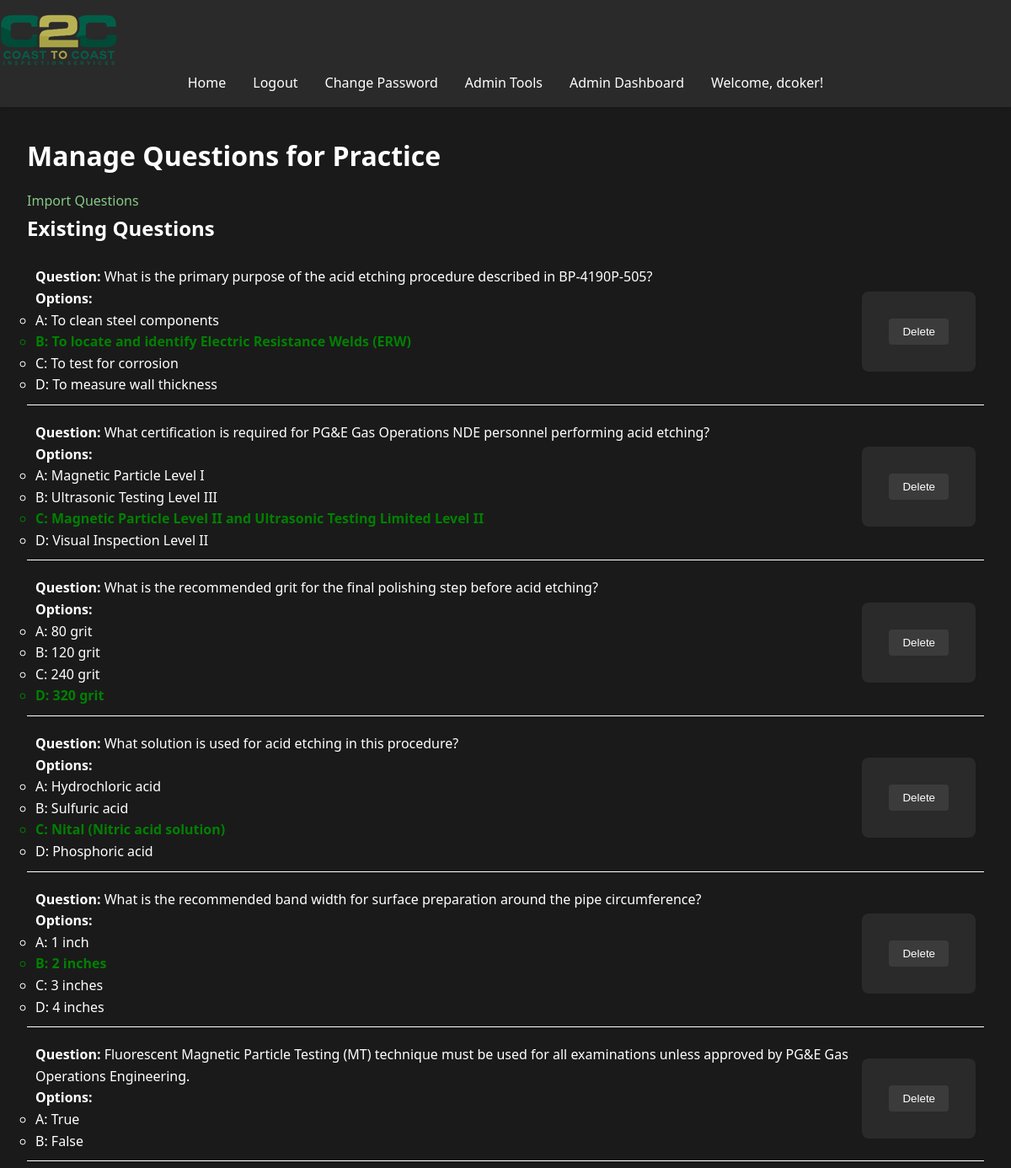
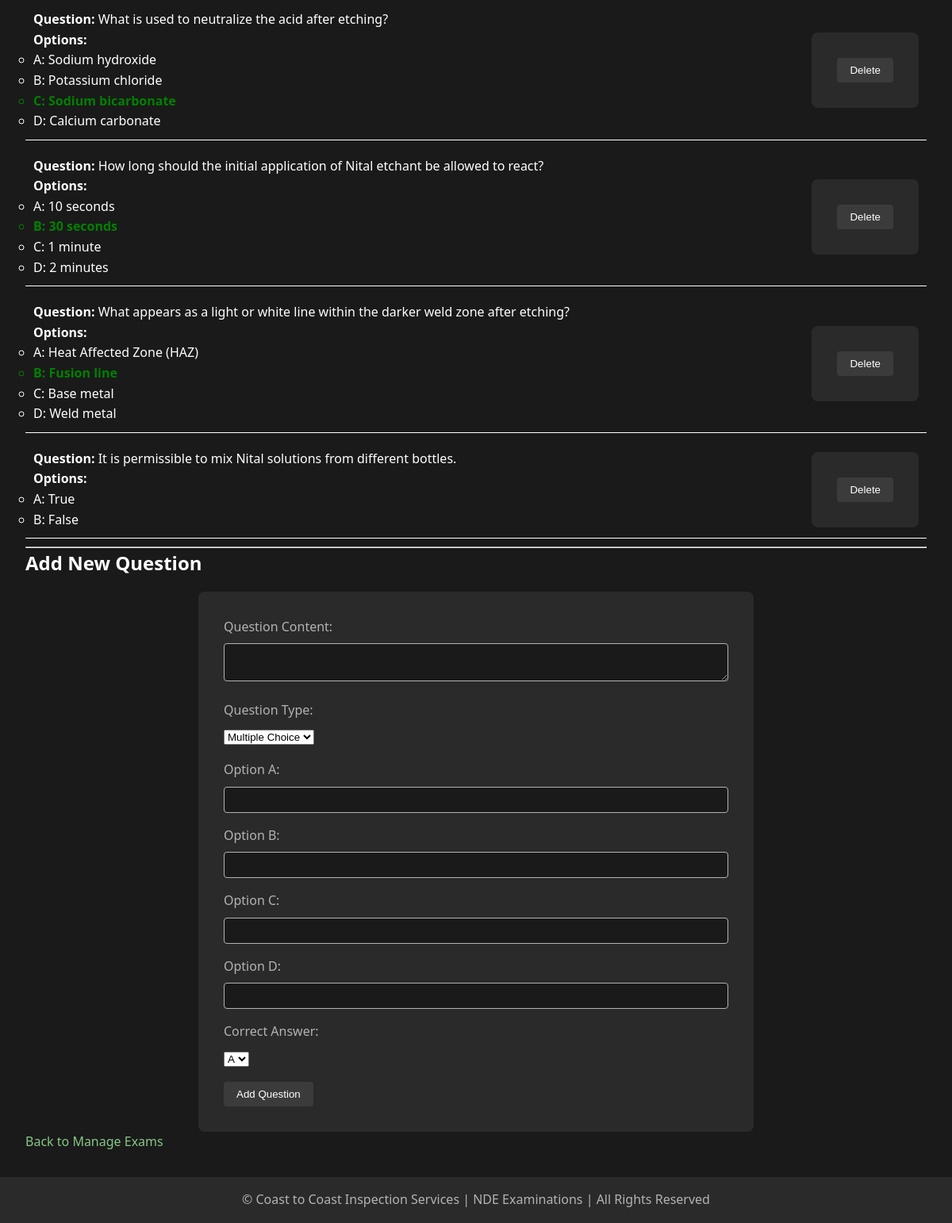
The page /admin/manage_questions/1 (signed in) on the database its author committed (2 pictures, top to bottom).
### models.py (models this page shows, shortened)
class User(UserMixin, db.Model):
    id = db.Column(db.Integer, primary_key=True)
    username = db.Column(db.String(80), unique=True, nullable=False)
    password = db.Column(db.String(120), nullable=False)
    is_admin = db.Column(db.Boolean, default=False)
    exam_results = db.relationship('ExamResult', back_populates='user', lazy=True, cascade="all, delete-orphan")
    accesses = db.relationship('ExamAccess', back_populates='user', lazy=True, cascade="all, delete-orphan")
    access_requests = db.relationship('ExamAccessRequest', back_populates='user', lazy=True, cascade="all, delete-orphan")

class Exam(db.Model):
    __tablename__ = 'exam'
    id = db.Column(db.Integer, primary_key=True)
    title = db.Column(db.String(100), nullable=False)
    question_count = db.Column(db.Integer, nullable=False, default=10)
    exam_results = relationship('ExamResult', back_populates='exam', cascade='all, delete-orphan')
    questions = relationship('Question', back_populates='exam', cascade='all, delete-orphan')
    accesses = db.relationship('ExamAccess', back_populates='exam', lazy=True, cascade="all, delete-orphan")
    access_requests = db.relationship('ExamAccessRequest', back_populates='exam', lazy=True, cascade="all, delete-orphan")

class Question(db.Model):
    __tablename__ = 'question'
    id = db.Column(db.Integer, primary_key=True)
    content = db.Column(db.String(500), nullable=False)
    option_a = db.Column(db.String(200), nullable=False)
    option_b = db.Column(db.String(200), nullable=False)
    option_c = db.Column(db.String(200), nullable=True)
    option_d = db.Column(db.String(200), nullable=True)
    correct_answer = db.Column(db.String(1), nullable=False)
    exam_id = db.Column(db.Integer, db.ForeignKey('exam.id'), nullable=False)
    exam = db.relationship('Exam', back_populates='questions')
    missed_questions = db.relationship('MissedQuestion', back_populates='question', lazy=True)

### app.py (the view, shortened to what this page needs)
@app.route('/admin/manage_questions/<int:exam_id>', methods=['GET', 'POST'])
@login_required
def manage_questions(exam_id):
    if not current_user.is_admin:
        flash('You do not have permission to access this page.', 'error')
        return redirect(url_for('home'))
    exam = Exam.query.get_or_404(exam_id)
    questions = Question.query.filter_by(exam_id=exam.id).all()
    return render_template('manage_questions.html', exam=exam, questions=questions)

### app.py (called while the page is built)
@app.before_request
def reset_session_on_navigation():
    exam_endpoints = ['take_exam', 'submit_exam']
    current_endpoint = request.endpoint
    if current_endpoint is None:
        return

@app.context_processor
def utility_processor():
    def format_pacific_time(utc_dt):
        pacific_time = utc_to_pacific(utc_dt)
        return pacific_time.strftime('%Y-%m-%d %I:%M:%S %p %Z')
    return dict(format_pacific_time=format_pacific_time)

@login_manager.user_loader
def load_user(user_id):
    return User.query.get(int(user_id))

@app.before_request
def manage_exam_session():
    if 'start_new_exam' in request.args:
        session.pop('answers', None)
        session.pop('current_index', None)
        session.pop('start_time', None)
    elif 'exam_submitted' in session and request.endpoint != 'exam_results':
        session.pop('answers', None)
        session.pop('current_index', None)
        session.pop('start_time', None)
        session.pop('exam_submitted', None)

### templates/manage_questions.html (shortened to what this page needs)
{% extends "base.html" %}
{% block content %}
    <h1>Manage Questions for {{ exam.title }}</h1>
    <a href="{{ url_for('import_questions', exam_id=exam.id) }}" class="btn btn-secondary" style="margin-top: 20px;">Import Questions</a>
    <h2>Existing Questions</h2>
    {% if questions %}
        <ul style="list-style-type: none; padding: 0;">
            {% for question in questions %}
                <li style="margin-bottom: 10px; border-bottom: white solid 1px; padding: 10px; display: flex; justify-content: space-between;">
                    <div>
                        <p><strong>Question:</strong> {{ question.content }}</p>
                        <p><strong>Options:</strong></p>
                        <ul>
                            <li style="{% if question.correct_answer == 'A' %}color: green; font-weight: bold;{% endif %}">
                                A: {{ question.option_a }}
                            </li>
                            <li style="{% if question.correct_answer == 'B' %}color: green; font-weight: bold;{% endif %}">
                                B: {{ question.option_b }}
                            </li>
                            {% if question.option_c %}
                            <li style="{% if question.correct_answer == 'C' %}color: green; font-weight: bold;{% endif %}">
                                C: {{ question.option_c }}
                            </li>
                            {% endif %}
                            {% if question.option_d %}
                            <li style="{% if question.correct_answer == 'D' %}color: green; font-weight: bold;{% endif %}">
                                D: {{ question.option_d }}
                            </li>
                            {% endif %}
                        </ul>
                    </div>
                    <div style="display: flex; align-items: center;">
                        <form action="{{ url_for('delete_question', question_id=question.id) }}" method="POST" style="display:inline;">
                            <button type="submit" class="btn btn-danger btn-sm" onclick="return confirm('Are you sure you want to delete this question?');">Delete</button>
                        </form>
                    </div>
                </li>
            {% endfor %}
        </ul>
    {% else %}
        <p>No questions available for this Exam.</p>
    {% endif %}
    <hr>
    <h2>Add New Question</h2>
    <form method="POST">
        <div class="form-group">
            <label for="content">Question Content:</label>
            <textarea name="content" id="content" class="form-control" required></textarea>
        </div>
        <div class="form-group">
            <label for="question_type">Question Type:</label>
            <select name="question_type" id="question_type" class="form-control" required>
                <option value="multiple_choice">Multiple Choice</option>
            </select>
        </div>
        <div class="form-group">
            <label for="option_a">Option A:</label>
            <input type="text" name="option_a" id="option_a" class="form-control" required>
        </div>
        <div class="form-group">
            <label for="option_b">Option B:</label>
            <input type="text" name="option_b" id="option_b" class="form-control" required>
        </div>
        <div class="form-group multiple-choice-options">
            <label for="option_c">Option C:</label>
            <input type="text" name="option_c" id="option_c" class="form-control">
        </div>
        <div class="form-group multiple-choice-options">
            <label for="option_d">Option D:</label>
            <input type="text" name="option_d" id="option_d" class="form-control">
        </div>
        <div class="form-group">
            <label for="correct_answer">Correct Answer:</label>
            <select name="correct_answer" id="correct_answer" class="form-control" required>
                <option value="A">A</option>
            </select>
        </div>
        <button type="submit" class="btn btn-primary">Add Question</button>
    </form>
    <a href="{{ url_for('manage_exams') }}" class="btn btn-secondary" style="margin-top: 20px;">Back to Manage Exams</a>
{% endblock %}

### templates/base.html (shortened to what this page needs)
<!DOCTYPE html>
<html lang="en">
<head>
    <link rel="stylesheet" href="{{ url_for('static', filename='css/style.css') }}">
</head>
<body>
    <header>
        <nav class="navbar">
            <a class="navbar-brand" href="{{ url_for('home') }}">
                <img src="{{ url_for('static', filename='images/logo.png') }}" alt="Logo" class="logo">
            </a>
            <ul class="navbar-nav">
                <li><a href="{{ url_for('home') }}">Home</a></li>
                {% if current_user.is_authenticated %}
                    <li><a href="{{ url_for('logout') }}">Logout</a></li>
                    <li><a href="{{ url_for('change_password') }}">Change Password</a></li>
                    {% if current_user.is_admin %}
                        <li><a href="{{ url_for('admin.index') }}">Admin Tools</a></li>
                        <li><a href="{{ url_for('admin_dashboard') }}">Admin Dashboard</a></li>
                    {% endif %}
                    <li class="user-welcome">
                        <span>Welcome, {{ current_user.username }}!</span>
                    </li>
                {% else %}
                    <li><a href="{{ url_for('login') }}">Login</a></li>
                    <li><a href="{{ url_for('register') }}">Register</a></li>
                {% endif %}
            </ul>
        </nav>
    </header>
    <main>
        {% block content %}{% endblock %}
    </main>
    <footer>
        <p>&copy; Coast to Coast Inspection Services | NDE Examinations | All Rights Reserved</p>
    </footer>
</body>
</html>

### static/css/style.css (style rules this page uses)
:root { --bg-primary: #1a1a1a; --bg-secondary: #2a2a2a; --text-primary: #ffffff; --text-secondary: #b3b3b3; --accent-color: #87c787; --error-color: #cf6679; --success-color: #03dac6; }
* { box-sizing: border-box; margin: 0; padding: 0; }
body { font-family: 'Segoe UI', Tahoma, Geneva, Verdana, sans-serif; line-height: 1.6; color: var(--text-primary); background-color: var(--bg-primary); min-height: 100vh; display: flex; flex-direction: column; }
header { background-color: var(--bg-secondary); padding: 1rem 0; box-shadow: 0 2px 4px rgba(0,0,0,0.1); }
nav ul { display: flex; justify-content: center; align-items: center; height: 100%; list-style-type: none; margin: 0; padding: 0; }
nav ul li { margin: 0 1rem; }
nav ul li a { color: var(--text-primary); text-decoration: none; font-weight: 500; transition: color 0.3s ease; }
main { flex: 1; padding: 2rem; max-width: 1200px; margin: 0 auto; width: 100%; }
h1, h2, h3 { margin-bottom: 1rem; color: var(--text-primary); }
a { color: var(--accent-color); text-decoration: none; transition: color 0.3s ease; }
form { background-color: var(--bg-secondary); padding: 2rem; border-radius: 8px; max-width: 700px; margin: 0 auto; }
form div { margin-bottom: 1rem; }
label { display: block; margin-bottom: 0.5rem; color: var(--text-secondary); }
input[type="text"], input[type="password"], textarea { width: 100%; padding: 0.5rem; border: 1px solid var(--text-secondary); border-radius: 4px; background-color: var(--bg-primary); color: var(--text-primary); }
.btn-sm { max-height: 80px; }
button { background-color: rgb(59, 59, 59); color: var(--text-primary); padding: 0.5rem 1rem; border: none; border-radius: 4px; cursor: pointer; transition: background-color 0.3s ease; }
footer { text-align: center; padding: 1rem 0; background-color: var(--bg-secondary); color: var(--text-secondary); }

### rows shown on the page
User: username "dcoker"
Exam: title "Practice"
Question: content "What is the primary purpose of the acid etching procedure described in BP-4190P-505?", option_a "To clean steel components", option_b "To locate and identify Electric Resistance Welds (ERW)", option_c "To test for corrosion", option_d "To measure wall thickness"
Question: content "What certification is required for PG&E Gas Operations NDE personnel performing acid etching?", option_a "Magnetic Particle Level I", option_b "Ultrasonic Testing Level III", option_c "Magnetic Particle Level II and Ultrasonic Testing Limited Level II", option_d "Visual Inspection Level II"
Question: content "What is the recommended grit for the final polishing step before acid etching?", option_a "80 grit", option_b "120 grit", option_c "240 grit", option_d "320 grit"
Question: content "What solution is used for acid etching in this procedure?", option_a "Hydrochloric acid", option_b "Sulfuric acid", option_c "Nital (Nitric acid solution)", option_d "Phosphoric acid"
Question: content "What is the recommended band width for surface preparation around the pipe circumference?", option_a "1 inch", option_b "2 inches", option_c "3 inches", option_d "4 inches"
Question: content "Fluorescent Magnetic Particle Testing (MT) technique must be used for all examinations unless approved by PG&E Gas Operations Engineering.", option_a "True", option_b "False"
Question: content "What is used to neutralize the acid after etching?", option_a "Sodium hydroxide", option_b "Potassium chloride", option_c "Sodium bicarbonate", option_d "Calcium carbonate"
Question: content "How long should the initial application of Nital etchant be allowed to react?", option_a "10 seconds", option_b "30 seconds", option_c "1 minute", option_d "2 minutes"
Question: content "What appears as a light or white line within the darker weld zone after etching?", option_a "Heat Affected Zone (HAZ)", option_b "Fusion line", option_c "Base metal", option_d "Weld metal"
Question: content "It is permissible to mix Nital solutions from different bottles.", option_a "True", option_b "False"
